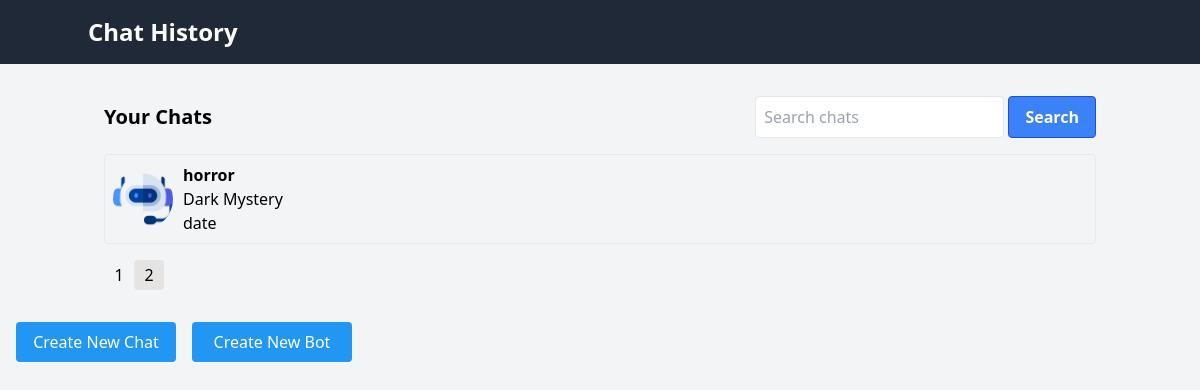
/?page=2 (signed in), run on the app's committed database.
### torob/models.py (models this page shows, shortened)
class Conversation(models.Model):
    id = models.UUIDField(primary_key=True, default=uuid.uuid4, editable=False)
    name = models.CharField(max_length=40)
    user = models.ForeignKey(User, on_delete=models.CASCADE)
    chatbot = models.ForeignKey(ChatBot, on_delete=models.CASCADE)

class ChatBot(models.Model):
    id = models.AutoField(primary_key=True)
    creator = models.ForeignKey(User, on_delete=models.CASCADE)
    name = models.CharField(max_length=40)
    chat_conf = models.TextField(max_length=800)
    is_active = models.BooleanField(default=True)
    like_cnt = models.IntegerField(default=0)
    dislike_cnt = models.IntegerField(default=0)
    avatar = models.ImageField(upload_to=generate_filename,default="images/default.png")

### torob/views.py (the view)
# urls.py: path('', chat_list, name='chat_list'),
def chat_list(request):
    if not request.user.is_authenticated:
        return redirect('login')
    user = User.objects.get(email=request.user)
    user_conversations = Conversation.objects.filter(user=user)
    paginator = Paginator(user_conversations, 3)
    page_num = request.GET.get("page")
    if not page_num:
        page_num = 1
    page_obj = paginator.get_page(page_num)
    return render(request, "torob/chat-list.html",
                  {"count": paginator.num_pages, "page_obj": page_obj, "page_num": int(page_num)})

### torob/models.py (called while the page is built)
    def __str__(self):
        return self.email

### torob/templates/torob/chat-list.html (shortened to what this page needs)
<!DOCTYPE html>
<html lang="en">
  <head>
    <link
      href="https://cdn.jsdelivr.net/npm/tailwindcss@2.2.16/dist/tailwind.min.css"
      rel="stylesheet"
    />
  </head>
  <body class="bg-gray-100">
    <header class="bg-gray-800 text-white p-4">
      <div class="container mx-auto">
        <h1 class="text-2xl font-semibold">Chat History</h1>
      </div>
    </header>
    <div class="container mx-auto p-4 mt-4">
      <div class="flex justify-between items-center mb-4">
        <h2 class="text-xl font-semibold">Your Chats</h2>
        <div class="search-box">
          <input
            id="search-input"
            name="search-input"
            type="text"
            placeholder="Search chats"
            class="p-2 border rounded"
          />
          <button
            onclick="sendGetRequest()"
            type="button"
            class="bg-blue-500 hover:bg-blue-700 text-white font-bold py-2 px-4 border border-blue-700 rounded"
          >
            Search
          </button>
        </div>
      </div>
      <ul class="chat-list">
        {% for conversation in page_obj %}
        <li class="chat-item border rounded p-2 mb-4 hover:bg-gray-100">
          <a
            href="{% url 'chat_details'%}?id={{conversation.id}}"
            class="chat-link flex items-center"
          >
            <div
              class="chat-avatar"
              style="
                width: 60px;
                height: 60px;
                overflow: hidden;
                border-radius: 50%;
              "
            >
              <img
                src="{{ conversation.chatbot.avatar }}"
                alt="User 1"
                style="width: 100%; height: 100%; object-fit: cover"
              />
            </div>
            <div class="chat-details" style="margin-left: 10px">
              <b><h2 class="chat-title">{{ conversation.chatbot.name }}</h2></b>
              <p class="chat-preview">{{ conversation.name }}</p>
              <p class="chat-date">date</p>
            </div>
          </a>
        </li>
        {% endfor %}
      </ul>
      <div class="pagination flex space-x-2">
        <ul style="display: flex">
          {% for _ in ''|ljust:count %} {% if forloop.counter == page_num %}
          <li
            style="
              display: flex;
              align-items: center;
              justify-content: center;
              width: 30px;
              height: 30px;
              border-radius: 4px;
              background-color: #e5e4e2;
            "
          >
            <a href="?page={{ forloop.counter }}">{{ forloop.counter }}</a>
          </li>
          {% else %}
          <li
            style="
              display: flex;
              align-items: center;
              justify-content: center;
              width: 30px;
              height: 30px;
            "
          >
            <a href="?page={{ forloop.counter }}">{{ forloop.counter }}</a>
          </li>
          {% endif %} {% endfor %}
        </ul>
      </div>
    </div>
    <footer>
      <div style="display: flex; gap: 16px; padding: 16px">
        <button
          type="button"
          style="
            width: 160px;
            height: 40px;
            background-color: #2196f3;
            color: #ffffff;
            border-radius: 4px;
          "
          onclick="window.location.href='{% url 'create_chat' %}'"
        >
          Create New Chat
        </button>
        <button
          type="button"
          style="
            width: 160px;
            height: 40px;
            background-color: #2196f3;
            color: #ffffff;
            border-radius: 4px;
          "
          onclick="window.location.href='{% url 'create-bot' %}'"
        >
          Create New Bot
        </button>
      </div>
    </footer>
  </body>
</html>

### data on the page
Conversation: chatbot.avatar (placeholder picture), chatbot.name "horror", name "Dark Mystery"
